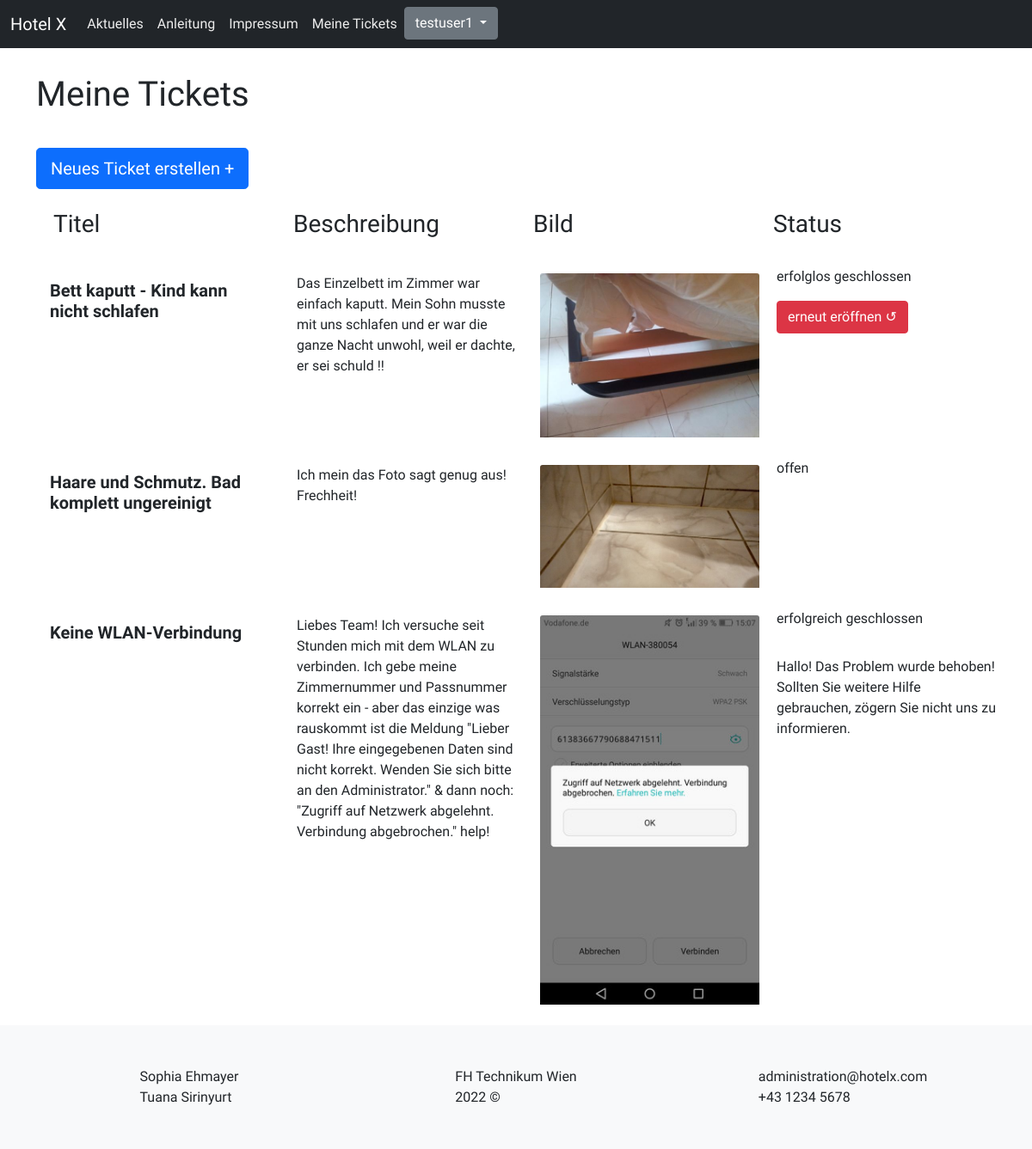
Screenshot of /index.php?site=ticketList (signed in) with the database file from the repository.
### tables this page shows
CREATE TABLE `tickets` (
  `id` int(11) NOT NULL,
  `user_id` int(11) NOT NULL,
  `info` text NOT NULL,
  `image` varchar(250) NOT NULL,
  `state` varchar(50) NOT NULL,
  `title` varchar(80) NOT NULL,
  `timestamp` timestamp NOT NULL DEFAULT current_timestamp() ON UPDATE current_timestamp(),
  `reply` text DEFAULT NULL
);

### ticketList.php (the view, shortened to what this page needs)
<body>
    <div class="container">
<h1>Meine Tickets</h1>
<a type="button" class="btn btn-primary btn-lg" name="newTicket" href="?site=createTicket">Neues Ticket erstellen +</a>
<?php
            $sql = "Select * from tickets where user_id = ".$_SESSION["id"]." ";
            $result = $db_obj->query($sql);
          if( $result->num_rows == 0){
            echo "<p class='mt-3'>Sie haben noch keine Tickets erstellt.</p>";
          }
              else { ?>
                <div class="container my-3 d-none d-md-block">
                    <div class="row d-flex justify-content-center">
                      <div class="col-sm ">
                        <h3 class="p-2">Titel</h3>
                      </div>
                      <div class="col-sm ">
                        <h3 class="p-2">Beschreibung</h3>
                      </div>
                      <div class="col-sm">
                        <h3 class="p-2">Bild</h3>
                      </div>
                      <div class="col-sm ">
                        <h3 class="p-2">Status</h3>
                      </div>
                    </div>
                  </div>
              <?php } ?>
          <?php
            while ($row = $result->fetch_array()) {
            echo '
                      <form method="post" enctype="multipart/form-data">
                    <div class="row mt-3">
                      <input name="id" value='.$row['id'].' hidden></input>
                      <div class="col-sm m-2">
                         <h5 class="card-title m-2"><strong>'.$row['title'].'</strong></h5>
                      </div>
                      <div class="col-sm m-2">
                      <p class="card-text ">'.$row['info'].'</p>
                      </div>
                      <div class="col-sm p-2">
                        <img class="card-img-top" src="./uploadGuest/'.$row['image'].'" alt="image">
                      </div>
                      <div class="col-sm">
                        <p class="card-text">'.$row['state'].'</p>';
                      if($row["state"] == "erfolglos geschlossen") {
                         echo ' <button class="btn btn-danger" name="openTicket">erneut eröffnen &#x21ba;</button>';
                      }
                        echo '
                            <div class="col-sm">
                        <p class="card-text mt-3">'.$row['reply'].'</p>
                      </div>
                    </div>
                    </form>
                  ';
          }
         ?>
</div>
</body>

### css/style.css (style rules this page uses)
* { font-family: "Abel", sans-serif; }
body { margin: 0; }
h1 { margin: 50px 0px; }
[class*="col-"] { width: 100%; float: left; }
h1 { padding: 30px 0px; }
@media all and (min-width: 1124px) { .container { margin: 0px 5em; } }

### rows the page displays
tickets: title "Bett kaputt - Kind kann nicht schlafen", info "Das Einzelbett im Zimmer war einfach kaputt. Mein Sohn musste mit uns schlafen und er war die ganze Nacht unwohl, weil er dachte, er sei schuld !!", image (picture), state "erfolglos geschlossen", shows "erneut eröffnen ↺"
tickets: title "Haare und Schmutz. Bad komplett ungereinigt", info "Ich mein das Foto sagt genug aus! Frechheit!", image (picture), state "offen"
tickets: title "Keine WLAN-Verbindung", info "Liebes Team! Ich versuche seit Stunden mich mit dem WLAN zu verbinden. Ich gebe meine Zimmernummer und Passnummer korrekt ein - aber das einzige was rauskommt ist die Meldung \"Lieber Gast! Ihre eingegebenen Daten sind nicht korrekt. Wenden Sie sich bitte an den Administrator.\" & dann noch: \"Zugriff auf Netzwerk abgelehnt. Verbindung abgebrochen.\" help!", image (picture), state "erfolgreich geschlossen", reply "Hallo! Das Problem wurde behoben! Sollten Sie weitere Hilfe gebrauchen, zögern Sie nicht uns zu informieren."

### other values shown
$_SESSION["username"] "testuser1"
